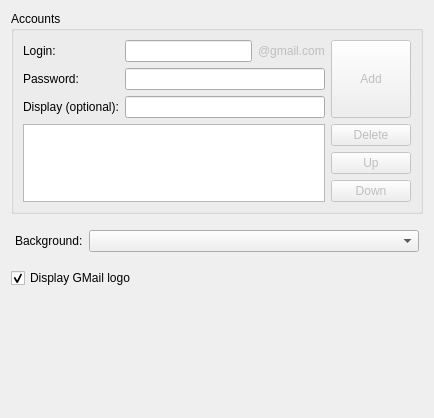
<ui version="4.0" >
 <class>GMailNotifierAppletConfig</class>
 <widget class="QWidget" name="GMailNotifierAppletConfig" >
  <property name="geometry" >
   <rect>
    <x>0</x>
    <y>0</y>
    <width>434</width>
    <height>418</height>
   </rect>
  </property>
  <property name="windowTitle" >
   <string>Form</string>
  </property>
  <layout class="QGridLayout" name="gridLayout_4" >
   <item row="0" column="0" colspan="2" >
    <widget class="QGroupBox" name="groupBox" >
     <property name="title" >
      <string>Accounts</string>
     </property>
     <layout class="QGridLayout" name="gridLayout_3" >
      <item row="0" column="0" >
       <layout class="QGridLayout" name="gridLayout" >
        <item row="0" column="1" >
         <widget class="KPushButton" name="btnAddModify" >
          <property name="enabled" >
           <bool>false</bool>
          </property>
          <property name="sizePolicy" >
           <sizepolicy vsizetype="Minimum" hsizetype="Minimum" >
            <horstretch>0</horstretch>
            <verstretch>0</verstretch>
           </sizepolicy>
          </property>
          <property name="text" >
           <string>Add</string>
          </property>
         </widget>
        </item>
        <item rowspan="3" row="1" column="0" >
         <widget class="KListWidget" name="listAccounts" />
        </item>
        <item row="1" column="1" >
         <widget class="KPushButton" name="btnDelete" >
          <property name="enabled" >
           <bool>false</bool>
          </property>
          <property name="text" >
           <string>Delete</string>
          </property>
         </widget>
        </item>
        <item row="2" column="1" >
         <widget class="KPushButton" name="btnUp" >
          <property name="enabled" >
           <bool>false</bool>
          </property>
          <property name="text" >
           <string>Up</string>
          </property>
         </widget>
        </item>
        <item row="3" column="1" >
         <widget class="KPushButton" name="btnDown" >
          <property name="enabled" >
           <bool>false</bool>
          </property>
          <property name="text" >
           <string>Down</string>
          </property>
         </widget>
        </item>
        <item row="0" column="0" >
         <layout class="QGridLayout" name="gridLayout_2" >
          <item rowspan="2" row="0" column="0" >
           <widget class="QLabel" name="lblLogin" >
            <property name="text" >
             <string>Login:</string>
            </property>
            <property name="buddy" >
             <cstring>leLogin</cstring>
            </property>
           </widget>
          </item>
          <item rowspan="2" row="0" column="1" colspan="2" >
           <widget class="KLineEdit" name="leLogin" >
            <property name="showClearButton" stdset="0" >
             <bool>true</bool>
            </property>
           </widget>
          </item>
          <item row="2" column="0" >
           <widget class="QLabel" name="lblPassword" >
            <property name="text" >
             <string>Password:</string>
            </property>
            <property name="buddy" >
             <cstring>lePassword</cstring>
            </property>
           </widget>
          </item>
          <item row="2" column="1" colspan="3" >
           <widget class="KLineEdit" name="lePassword" >
            <property name="showClearButton" stdset="0" >
             <bool>true</bool>
            </property>
            <property name="passwordMode" >
             <bool>true</bool>
            </property>
           </widget>
          </item>
          <item row="3" column="0" >
           <widget class="QLabel" name="lblDisplay" >
            <property name="text" >
             <string>Display (optional):</string>
            </property>
            <property name="buddy" >
             <cstring>leDisplay</cstring>
            </property>
           </widget>
          </item>
          <item row="3" column="1" colspan="3" >
           <widget class="KLineEdit" name="leDisplay" >
            <property name="showClearButton" stdset="0" >
             <bool>true</bool>
            </property>
           </widget>
          </item>
          <item rowspan="2" row="0" column="3" >
           <widget class="QLabel" name="lblGMaildotcom" >
            <property name="enabled" >
             <bool>false</bool>
            </property>
            <property name="text" >
             <string>@gmail.com</string>
            </property>
           </widget>
          </item>
         </layout>
        </item>
       </layout>
      </item>
     </layout>
    </widget>
   </item>
   <item row="1" column="0" colspan="2" >
    <spacer name="verticalSpacer_2" >
     <property name="orientation" >
      <enum>Qt::Vertical</enum>
     </property>
     <property name="sizeType" >
      <enum>QSizePolicy::Fixed</enum>
     </property>
     <property name="sizeHint" stdset="0" >
      <size>
       <width>20</width>
       <height>10</height>
      </size>
     </property>
    </spacer>
   </item>
   <item row="2" column="0" colspan="2" >
    <layout class="QHBoxLayout" name="horizontalLayout" >
     <property name="leftMargin" >
      <number>4</number>
     </property>
     <property name="rightMargin" >
      <number>4</number>
     </property>
     <item>
      <widget class="QLabel" name="lblBackground" >
       <property name="sizePolicy" >
        <sizepolicy vsizetype="Preferred" hsizetype="Minimum" >
         <horstretch>0</horstretch>
         <verstretch>0</verstretch>
        </sizepolicy>
       </property>
       <property name="text" >
        <string>Background:</string>
       </property>
      </widget>
     </item>
     <item>
      <widget class="KComboBox" name="comboBackground" >
       <property name="sizePolicy" >
        <sizepolicy vsizetype="Fixed" hsizetype="Expanding" >
         <horstretch>0</horstretch>
         <verstretch>0</verstretch>
        </sizepolicy>
       </property>
      </widget>
     </item>
    </layout>
   </item>
   <item row="3" column="1" >
    <spacer name="verticalSpacer_3" >
     <property name="orientation" >
      <enum>Qt::Vertical</enum>
     </property>
     <property name="sizeType" >
      <enum>QSizePolicy::Fixed</enum>
     </property>
     <property name="sizeHint" stdset="0" >
      <size>
       <width>20</width>
       <height>10</height>
      </size>
     </property>
    </spacer>
   </item>
   <item row="4" column="0" >
    <widget class="QCheckBox" name="cbDisplayLogo" >
     <property name="enabled" >
      <bool>true</bool>
     </property>
     <property name="text" >
      <string>Display GMail logo</string>
     </property>
     <property name="checked" >
      <bool>true</bool>
     </property>
    </widget>
   </item>
   <item row="5" column="0" colspan="2" >
    <spacer name="verticalSpacer" >
     <property name="orientation" >
      <enum>Qt::Vertical</enum>
     </property>
     <property name="sizeHint" stdset="0" >
      <size>
       <width>20</width>
       <height>40</height>
      </size>
     </property>
    </spacer>
   </item>
  </layout>
 </widget>
 <customwidgets>
  <customwidget>
   <class>KComboBox</class>
   <extends>QComboBox</extends>
   <header>kcombobox.h</header>
  </customwidget>
  <customwidget>
   <class>KLineEdit</class>
   <extends>QLineEdit</extends>
   <header>klineedit.h</header>
  </customwidget>
  <customwidget>
   <class>KListWidget</class>
   <extends>QListWidget</extends>
   <header>klistwidget.h</header>
  </customwidget>
  <customwidget>
   <class>KPushButton</class>
   <extends>QPushButton</extends>
   <header>kpushbutton.h</header>
  </customwidget>
 </customwidgets>
 <resources/>
 <connections/>
</ui>
